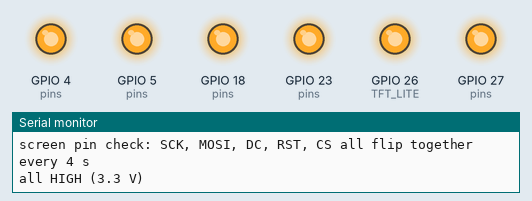
Simulated run of this sketch. Board: ESP32. On the bench: output pins drawn as LEDs (lit = HIGH), the last lines printed to the serial monitor.

Above: at 2.3 s.
At 6.3 s:
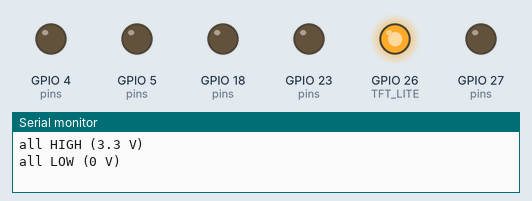
Timing chart, 0 to 10.7 s (numbered marks = the images above):
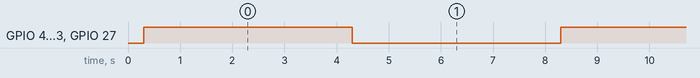

The sketch:

screen_pin_check.ino
```cpp
/*
  screen_pin_check.ino -- checks, with a multimeter, that each of the
  screen's signal lines actually reaches the screen through the EYESPI
  ribbon. No screen library involved.

  All five signal lines -- SCK, MOSI, DC, RST, CS -- switch together between
  3.3 V and 0 V every 4 seconds (the Serial Monitor at 115200 says which).
  The backlight stays on. Put the meter's black probe on GND and touch each
  labelled pin on the SCREEN's breakout in turn: a line that's connected
  flips between ~3.3 V and ~0 V every 4 s; one that stays put isn't getting
  through (ribbon not fully in, crooked, or a bad contact).

  Same pins as maica_status_classicbt.ino.
*/

#define TFT_SCK  18   // EYESPI 4
#define TFT_MOSI 23   // EYESPI 6
#define TFT_DC    4   // EYESPI 7
#define TFT_RST  27   // EYESPI 8
#define TFT_CS    5   // EYESPI 9
#define TFT_LITE 26   // EYESPI 2

const int pins[] = {TFT_SCK, TFT_MOSI, TFT_DC, TFT_RST, TFT_CS};

void setup() {
  Serial.begin(115200);
  delay(300);
  Serial.println("\nscreen pin check: SCK, MOSI, DC, RST, CS all flip together every 4 s");
  pinMode(TFT_LITE, OUTPUT);
  digitalWrite(TFT_LITE, HIGH);
  for (int p : pins) pinMode(p, OUTPUT);
}

void loop() {
  static bool high = false;
  high = !high;
  for (int p : pins) digitalWrite(p, high ? HIGH : LOW);
  Serial.println(high ? "all HIGH (3.3 V)" : "all LOW (0 V)");
  delay(4000);
}
```

Measured:
- by itself, GPIO 4 (pins), GPIO 5 (pins), GPIO 18 (pins), GPIO 23 (pins), GPIO 27 (pins): alternates HIGH for 4.0 s and LOW for 4.0 s
